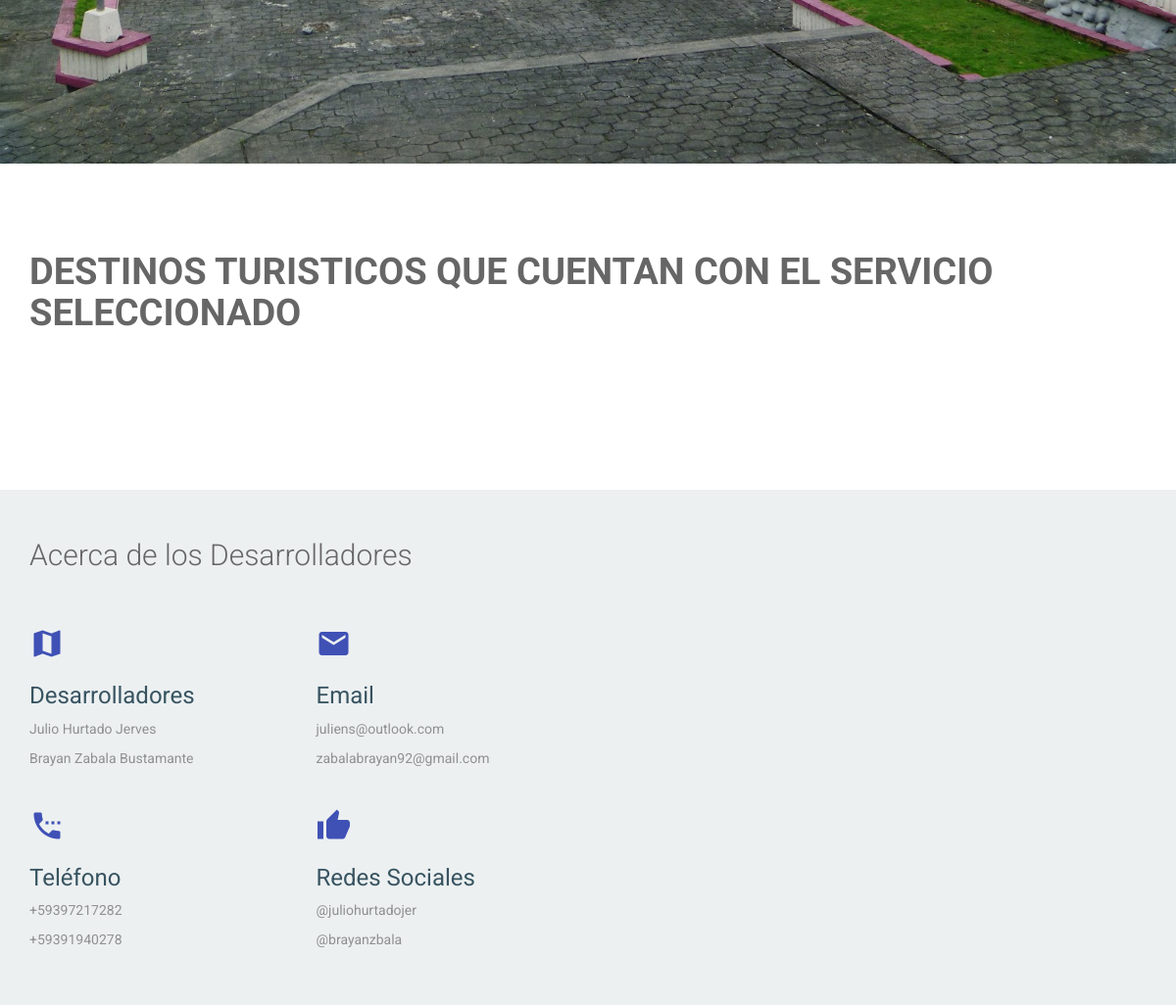
The page /servicios/piscinas/ (middle part) on the database as committed earlier.
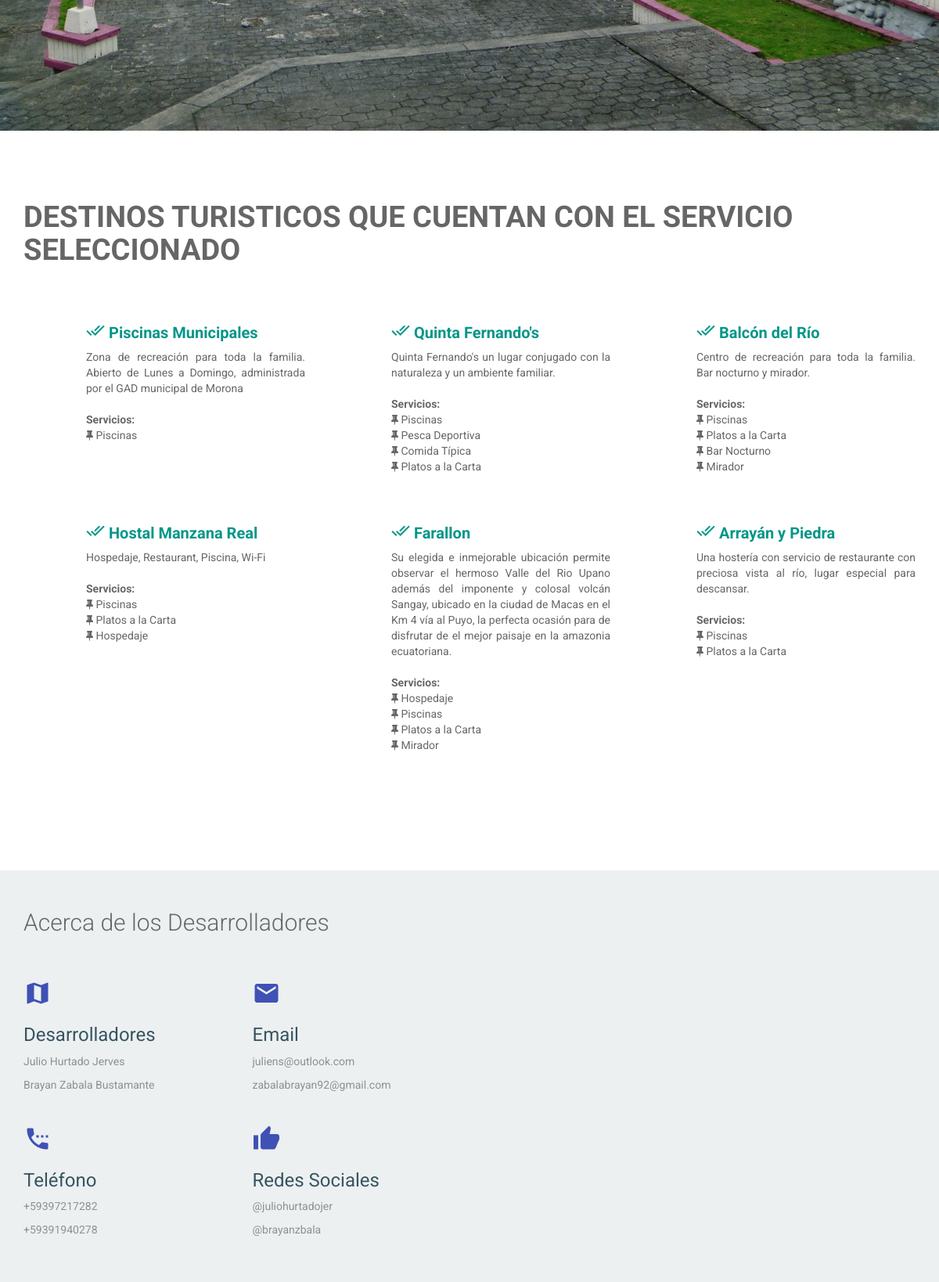
The same page on the database as committed later.
### centro/models.py (models this page shows, shortened)
class Center(models.Model):
    name = models.TextField(blank=False)
    addres = map_fields.AddressField(max_length=200)
    aditional_information = models.TextField(blank=True, verbose_name='Place Description')
    geolocation = map_fields.GeoLocationField(max_length=100)
    slug = AutoSlugField(unique=True, populate_from='name', always_update=True)
    user = models.OneToOneField(User, unique=True, null=True)
    free = models.BooleanField(default=False)
    service = models.ManyToManyField(Service, through='ServiceCenter')

### servicio/models.py (models this page shows, shortened)
class Service(models.Model):
    name = models.CharField(max_length=256, unique=True)
    slug = AutoSlugField(unique=True, populate_from='name', always_update=True, null=True, default=name)

### servicio/views.py (the view)
# urls.py: url(r'^servicios/(?P<slug>[-\w ]+)/$', ListServiceViewFilter.as_view(), name='center_service_list'),
class ListServiceViewFilter(ListView):
    model = Center
    template_name = "center_list_by_service.html"
    context_object_name = "centers"
    def get_context_data(self, **kwargs):
        context = super(ListServiceViewFilter, self).get_context_data(**kwargs)
        context['request'] = self.request
        if self.request.user.is_authenticated():
            user = Usuario.objects.filter(user=self.request.user)
            center = Center.objects.filter(user=user)
            if center.exists():
                context['verification'] = False
                context['center_view'] = Center.objects.get(user=user)
            else:
                context['verification'] = True
        else:
            context['verification'] = True
        return context
    def get_queryset(self):
        qs = super(ListServiceViewFilter, self).get_queryset()
        return qs.filter(service__slug=self.kwargs['slug']).distinct()

### centro/templatetags/app_filters.py (called while the page is built)
@register.filter(name='services')
def services(value):
    services = Service.objects.filter(center=value).distinct()
    return services

### servicio/templates/center_list_by_service.html (shortened to what this page needs)
{% extends 'base.html' %}
{% load app_filters %}
{% block content_title %}
    Destinos Turisticos que cuentan con el servicio Seleccionado
{% endblock %}
{% block content %}
    {% for center in centers %}
        <div class="col-md-4 col-sm-6 wow fadeInDown" data-wow-duration="1000ms" data-wow-delay="300ms">
            <div class="features">
                <div class="features-text">
                    <h4><a href="{% url 'Center:center_detail' center.slug %}"><i class="mdi-action-done-all"></i> {{ center.name }}</a> </h4>
                    <p style="text-align : justify;">
                        {{ center.aditional_information|linebreaksbr }}
                    </p>
                    <br>
                    <p>
                        {% if center.id|services %}
                            <b>Servicios: </b><br>
                            {% for ser in center.id|services %}
                               <i class="fa fa-thumb-tack" aria-hidden="true"></i> {{ ser.name }} <br>
                            {% endfor %}
                        {% endif %}
                    </p>
                </div>
            </div>
        </div>
    {% endfor %}
{% endblock %}

Rows that differ between the two databases and show on the page:
now on this page (row edited): Center: name "Piscinas Municipales", aditional_information "Zona de recreación para toda la familia. Abierto de Lunes a Domingo, administrada por el GAD municipal de Morona"
now on this page (row unchanged): Service: name "Piscinas"
now on this page (row edited): Center: name "Quinta Fernando's", aditional_information "Quinta Fernando's un lugar conjugado con la naturaleza y un ambiente familiar."
added Service: name "Pesca Deportiva", shown under "Quinta Fernando's"
added Service: name "Comida Típica", shown under "Quinta Fernando's"
added Service: name "Platos a la Carta"
now on this page (row edited): Center: name "Balcón del Río", aditional_information "Centro de recreación para toda la familia. Bar nocturno y mirador."
added Service: name "Bar Nocturno", shown under "Balcón del Río"
added Service: name "Mirador"
now on this page (row edited): Center: name "Hostal Manzana Real", aditional_information "Hospedaje, Restaurant, Piscina, Wi-Fi"
added Service: name "Hospedaje"
now on this page (row edited): Center: name "Farallon", aditional_information "Su elegida e inmejorable ubicación permite observar el hermoso Valle del Rio Upano además del imponente y colosal volcán Sangay, ubicado en la ciudad de Macas en el Km 4 vía al Puyo, la perfecta ocasión para de disfrutar de el mejor paisaje en la amazonia ecuatoriana."
now on this page (row edited): Center: name "Arrayán y Piedra", aditional_information "Una hostería con servicio de restaurante con preciosa vista al río, lugar especial para descansar."
